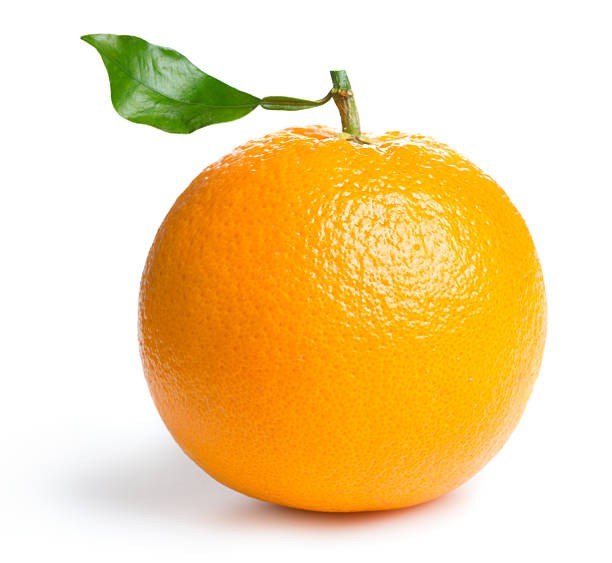
#> input picture COMPUTER_VISION_CNN/Assignment_4/thkoczih.png, 612 x 563 px, found by its file name
$ jupyter execute Assignment_4_Bonus-1.ipynb
#> lines starting #> are read from the running program, lines starting #| are printed output that depends on the picture; after the words box and inside, x2 and y2 are one past the last pixel; in counts of white or black regions, pixels touching at a corner belong together
## separate the orange with leaf from given image (multi-color)

[cell 1]
import cv2
import numpy as np
from matplotlib import pyplot as plt

# Load the image
image = cv2.imread('/content/thkoczih.png')  # Update with your image path
#> image is the input picture: shape (563, 612, 3); mean B, G, R 161, 214.9, 244.3
image = cv2.cvtColor(image, cv2.COLOR_BGR2RGB)

# Convert the image to HSV color space
hsv = cv2.cvtColor(image, cv2.COLOR_RGB2HSV)
#> hsv: shape (563, 612, 3); mean H, S, V 16.6, 91.3, 245.8

# Define HSV range for the orange color
lower_orange = np.array([5, 100, 100], dtype=np.uint8)
upper_orange = np.array([25, 255, 255], dtype=np.uint8)

# Define HSV range for the green color (leaf)
lower_green = np.array([35, 100, 100], dtype=np.uint8)
upper_green = np.array([85, 255, 255], dtype=np.uint8)

# Create masks for the orange and green parts
orange_mask = cv2.inRange(hsv, lower_orange, upper_orange)
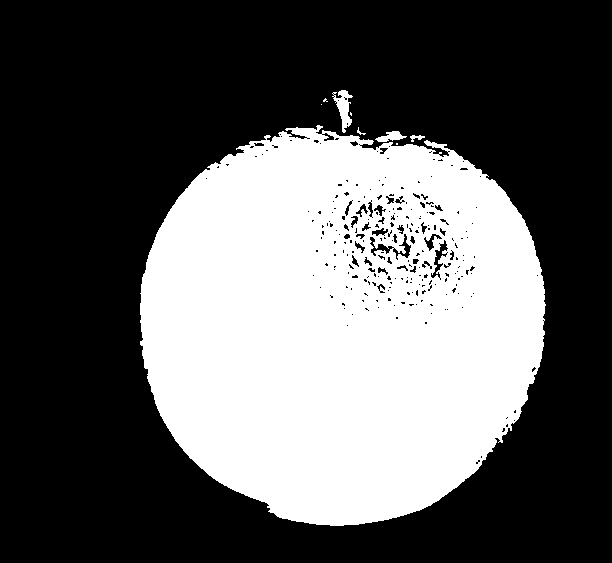
#> orange_mask: shape (563, 612); 36.4% white; 9 white regions (4 under 20 px), largest, box (x1, y1, x2, y2) and area: (140, 125, 546, 526) 124635, (332, 90, 353, 133) 408, (375, 131, 407, 142) 188, (410, 135, 425, 142) 53, (357, 127, 366, 135) 22
green_mask = cv2.inRange(hsv, lower_green, upper_green)
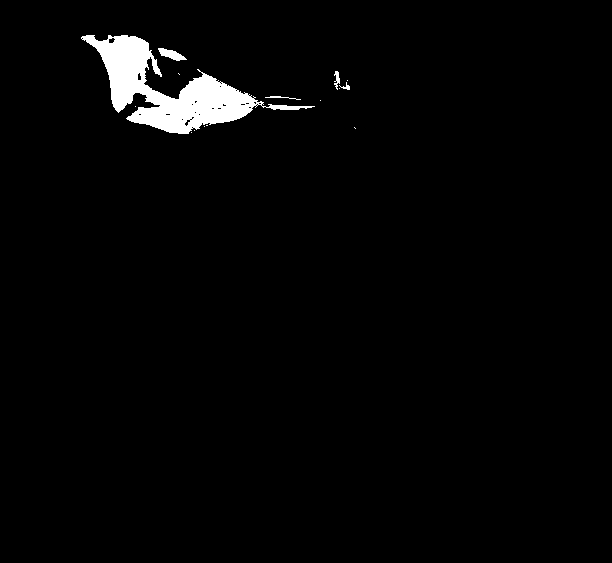
#> green_mask: shape (563, 612); 2.2% white; 15 white regions (10 under 20 px), largest, box (x1, y1, x2, y2) and area: (81, 35, 315, 134) 7381, (158, 48, 187, 61) 191, (334, 71, 340, 90) 63, (265, 96, 301, 100) 47, (339, 82, 350, 90) 32

# Combine both masks
combined_mask = cv2.bitwise_or(orange_mask, green_mask)
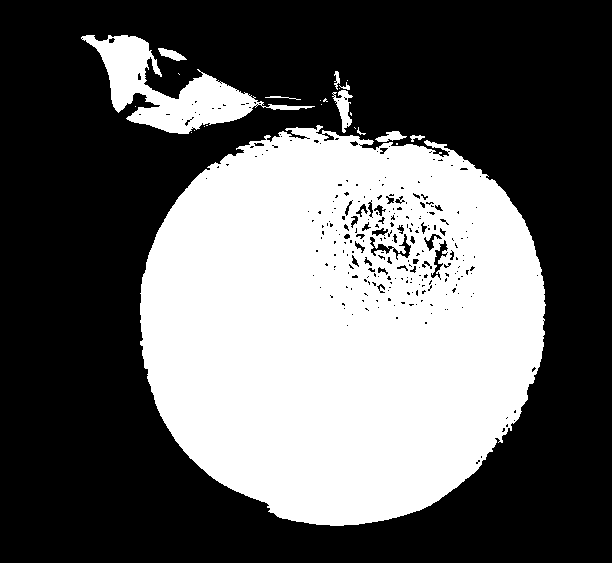
#> combined_mask: shape (563, 612); 38.6% white; 24 white regions (14 under 20 px), largest, box (x1, y1, x2, y2) and area: (140, 125, 546, 526) 124635, (81, 35, 315, 134) 7381, (332, 90, 353, 133) 408

# Apply the combined mask to the original image
result = cv2.bitwise_and(image, image, mask=combined_mask)
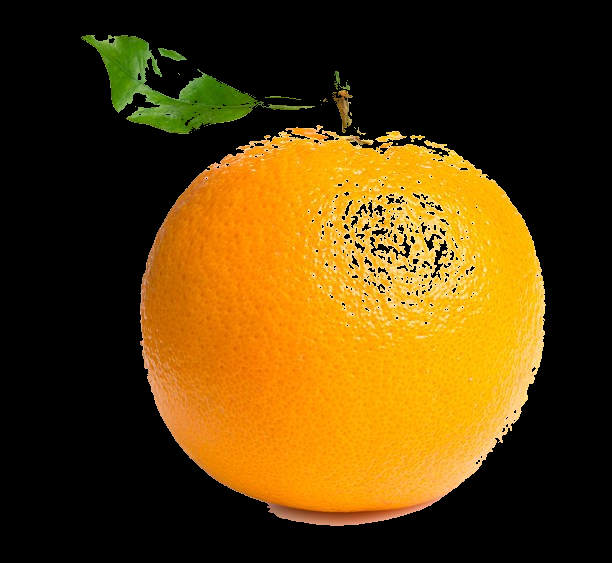
#> result: shape (563, 612, 3); mean R, G, B 90.6, 61.9, 9.6

# Display the results
plt.figure(figsize=(10, 7))

plt.subplot(1, 4, 1)
plt.imshow(image)
plt.title('Original Image')

plt.subplot(1, 4, 2)
plt.imshow(orange_mask, cmap='gray')
plt.title('Orange Mask')

plt.subplot(1, 4, 3)
plt.imshow(green_mask, cmap='gray')
plt.title('Green Mask')

plt.subplot(1, 4, 4)
plt.imshow(result)
plt.title('Isolated Orange and Leaf')

plt.tight_layout()
plt.show()
